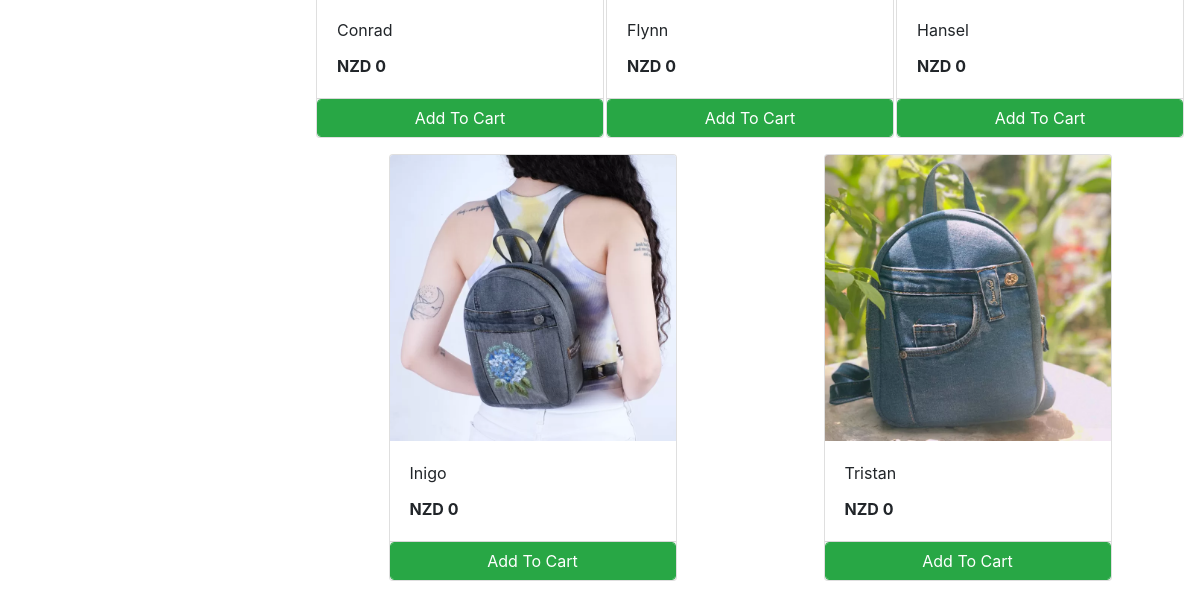
/store (lower part), run on an earlier commit of the app's database.
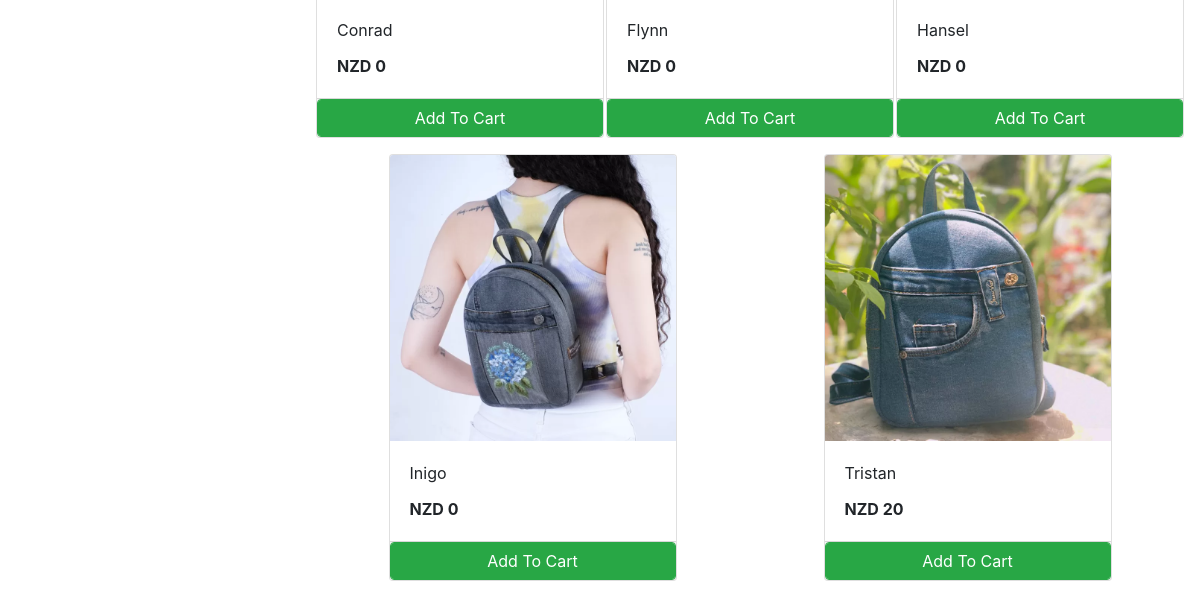
And on a later commit of the database.
### store/models/product.py (models this page shows, shortened)
class Products(models.Model):
    name = models.CharField(max_length=60)
    price= models.IntegerField(default=0)
    category= models.ForeignKey(Category,on_delete=models.CASCADE,default=1 )
    description= models.CharField(max_length=250, default='', blank=True, null= True)
    image= models.ImageField(upload_to='uploads/products/')
    @staticmethod
    def get_all_products():
        return Products.objects.all()

### store/views/home.py (the view)
# urls.py: path('' , include('store.urls'))
def store(request):
    cart = request.session.get('cart')
    if not cart:
        request.session['cart'] = {}
    products = None
    categories = Category.get_all_categories()
    categoryID = request.GET.get('category')
    if categoryID:
        products = Products.get_all_products_by_categoryid(categoryID)
    else:
        products = Products.get_all_products();
    data = {}
    data['products'] = products
    data['categories'] = categories
    print('you are : ', request.session.get('email'))
    return render(request, 'index.html', data)

### store/models/category.py (called while the page is built)
    @staticmethod
    def get_all_categories():
        return Category.objects.all()

### store/templatetags/cart.py (called while the page is built)
@register.filter (name='is_in_cart')
def is_in_cart(product, cart):
    keys = cart.keys ()
    for id in keys:
        if int (id) == product.id:
            return True
    return False;

### store/templatetags/custom_filter.py (called while the page is built)
@register.filter(name='currency')
def currency(number):
    return "NZD "+str(number)

### store/templates/index.html (shortened to what this page needs)
{% extends 'base.html' %}
{% block content %}
{% load cart %}
{% load custom_filter %}
<div class="container-fluid mt-3">
	<div class="row">
		<div class="col-lg-3 mx-auto">
		</div>
		<div id='products' class="col-lg-9 mx-auto">
			<div class="row mx-auto">
				{% for product in products %}
				<div class="card mx-auto mb-3" id={{product.id}} style="width: 18rem;">
					<img class="card-img-top" src="{{product.image.url}}" alt="Card image cap">
					<div class="card-body">
						<p class="card-title">{{product.name}}</p>
						<p class="card-text"><b>{{product.price|currency}}</b></p>
					</div>
					<div class="card-footer p-0 no-gutters">
						{% if product|is_in_cart:request.session.cart %}
						<div class="row no-gutters">
							<form action="/#{{product.id}}" class="col-2 " method="post">
								{% csrf_token %}
								<input hidden type="text" name='product' value='{{product.id}}'>
								<input hidden type="text" name='remove' value='True'>
								<input type="submit" value=" - " class="btn btn-block btn-success border-right">
							</form>
							<div class="text-center col btn btn-success">{{product|cart_quantity:request.session.cart}} in Cart</div>
							<form action="/#{{product.id}}" class="col-2 " method="post">
								{% csrf_token %}
								<input hidden type="text" name='product' value='{{product.id}}'>
								<input type="submit" value=" + " class="btn btn-block btn-success border-left">
							</form>
						</div>
						{% else %}
						<form action="/#{{product.id}}" method="POST" class="btn-block">
							<input type="submit" class="float-right btn btn-success form-control"
								value="Add To Cart">
						</form>
						{% endif %}
					</div>
				</div>
				{% endfor %}
			</div>
		</div>
	</div>
</div>
{% endblock %}

### store/templates/base.html (shortened to what this page needs)
<!doctype html>
<html lang="en">
<head>
  <link rel="stylesheet" href="https://maxcdn.bootstrapcdn.com/bootstrap/4.0.0/css/bootstrap.min.css"
>
</head>
<body>
    <link rel="stylesheet" href="https://use.fontawesome.com/releases/v5.7.0/css/all.css">
  {% block content %}{% endblock %}
</body>
</html>

What changed in the data, as far as the page shows it:
changed Products "Tristan": price "NZD 0" → "NZD 20"
